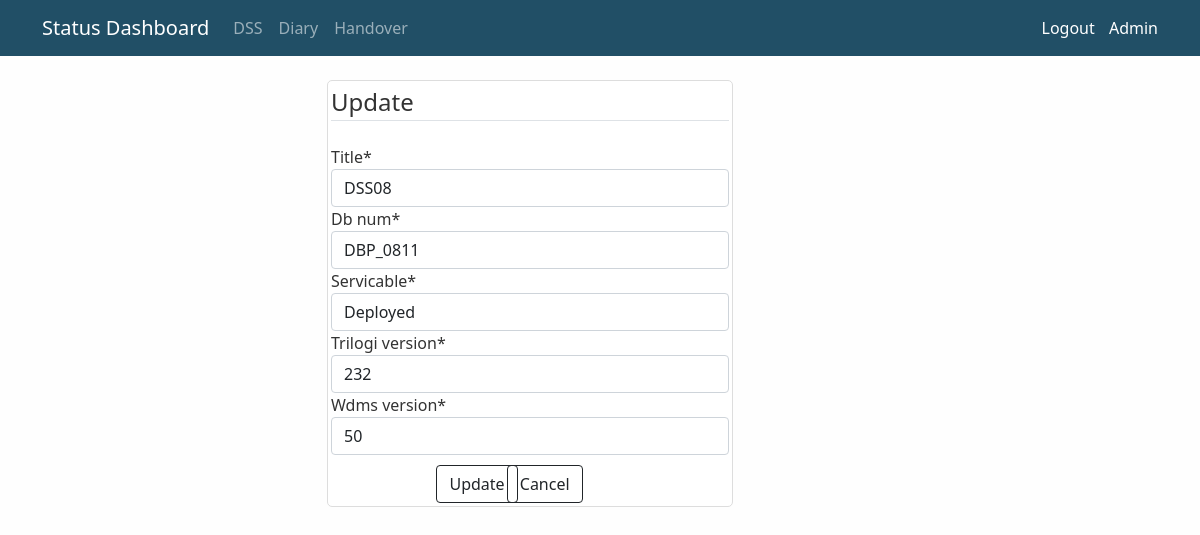
The app's page /8/update/ (signed in) with its own data.
### board/models.py (models this page shows, shortened)
class DSS(models.Model):
	title = models.CharField(max_length=100)
	db_num = models.CharField(max_length=8)
	servicable = models.CharField(max_length=100)
	wdms_version = models.CharField(max_length=10)
	trilogi_version = models.CharField(max_length=10)
	day_of_weekly = models.CharField(max_length=10)
	notes = models.TextField()

### board/views.py (the view, shortened to what this page needs)
# urls.py: path('<int:pk>/update/', DSSUpdateView.as_view(), name='DSS-update'),
class DSSUpdateView(LoginRequiredMixin, UpdateView):
	model = DSS
	fields = ['title', 'db_num', 'servicable', 'trilogi_version', 'wdms_version']

### board/templates/board/dss_form.html (shortened to what this page needs)
{% extends "board/base.html"%}
{% load crispy_forms_tags %}
{% block content %}
	<div class="row">
		<div class="col-md-3">
		</div>
		<div class="col-md-5">
			<div class='content-section'>
				<form method='POST'>
					<fieldset class="form-group">
						<legend class="border-bottom mb-4">Update</legend>
						{{ form|crispy }}
					</fieldset>
					<div class="form-group" style="padding-top: 10px;">
						<div class="row">
							<div class="col-md-3">
							</div>
							<div class="col-md-2">
								<button class="btn btn-outline-dark" type="submit">Update</button>
							</div>
							<div class="col-md-2">
								<button class="btn btn-outline-dark" href="{% url 'board-home' %}">Cancel</button>
							</div>
						</div>
					</div>
				</form>
			</div>
		</div>
	</div>
{% endblock content %}

### board/static/board/main.css (style rules this page uses)
body { background: #fefefe; color: #333333; margin-top: 5rem; }
h1, h2, h3, h4, h5, h6, { color: #5d8aa8; }
.content-section { width: 90%; background: #ffffff; padding: 3px 3px; border: 1px solid #dddddd; border-radius: 5px; margin-bottom: 10px; }

### records on screen
DSS: title "DSS08", db_num "DBP_0811", servicable "Deployed", trilogi_version "232", wdms_version "50"
